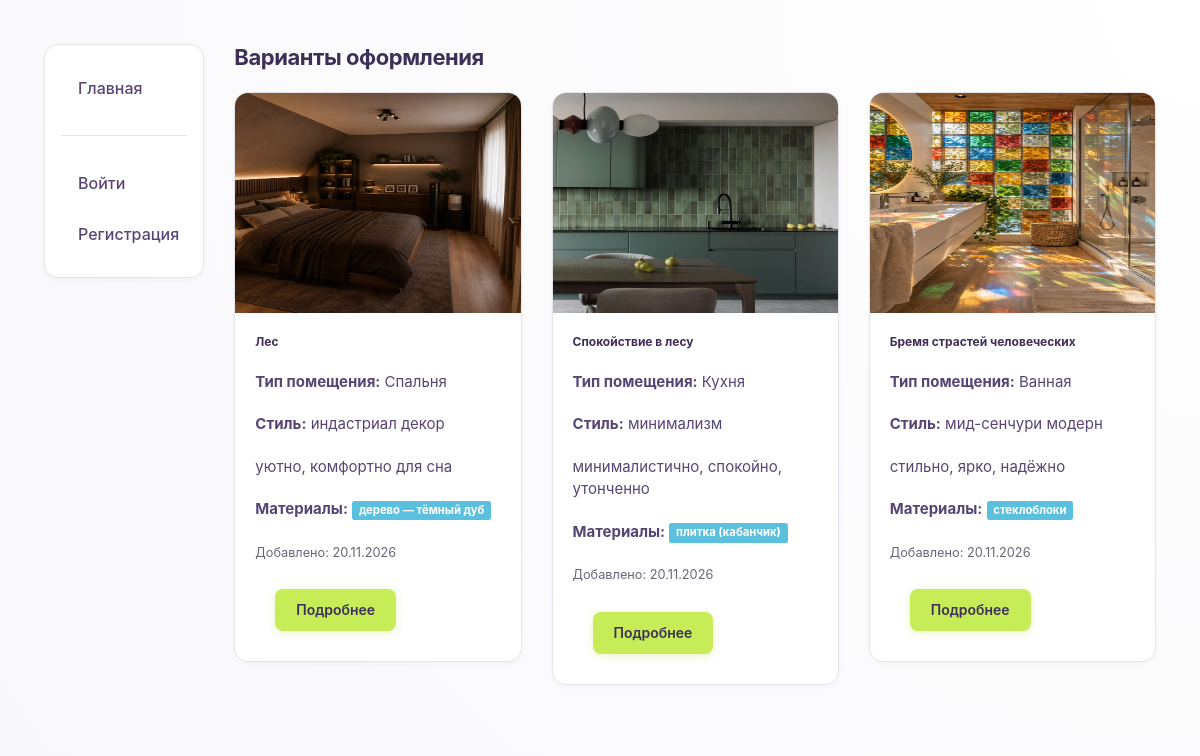
Screenshot of /proposals/ with the database file from the repository.
### studio/models.py (models this page shows, shortened)
class DesignProposal(models.Model):
    title = models.CharField(max_length=200, verbose_name="Название")
    description = models.TextField(verbose_name="Описание")
    style = models.ForeignKey(DesignStyle, on_delete=models.SET_NULL, null=True, verbose_name="Стиль")
    materials = models.ManyToManyField(Material, blank=True, verbose_name="Материалы")
    preview_image = models.ImageField(upload_to='proposals/', blank=True, verbose_name="Изображение")
    room_type = models.CharField(
        max_length=20,
        choices=[
            ('bedroom', 'Спальня'),
            ('bathroom', 'Ванная'),
            ('kitchen', 'Кухня'),
            ('living_room', 'Гостиная'),
            ('office', 'Офис'),
            ('other', 'Другое'),
        ],
        default='other',
        verbose_name="Тип помещения"
    )
    created_at = models.DateTimeField(auto_now_add=True, verbose_name="Дата создания")
    class Meta:
        ordering = ['-created_at']
        verbose_name = "Вариант оформления"
        verbose_name_plural = "Варианты оформления"
    def get_absolute_url(self):
        return reverse('proposal-detail', args=[str(self.id)])

class DesignStyle(models.Model):
    name = models.CharField(max_length=100, verbose_name="Название стиля")
    description = models.TextField(blank=True, verbose_name="Описание")
    class Meta:
        verbose_name = "Стиль оформления"
        verbose_name_plural = "Стили оформления"

class Material(models.Model):
    name = models.CharField(max_length=100, verbose_name="Название материала")
    class Meta:
        verbose_name = "Материал"
        verbose_name_plural = "Материалы"

### studio/views.py (the view)
# urls.py: path('proposals/', views.ProposalListView.as_view(), name='proposals'),
class ProposalListView(generic.ListView):
    model = DesignProposal
    template_name = 'studio/proposal_list.html'
    context_object_name = 'proposal_list'
    paginate_by = 3

### studio/templates/studio/proposal_list.html (shortened to what this page needs)
{% extends "base_generic.html" %}
{% block content %}
<h1>Варианты оформления</h1>
{% if proposal_list %}
<div class="row">
    {% for proposal in proposal_list %}
    <div class="col-md-4">
        <div class="panel panel-with-image">
            {% if proposal.preview_image %}
                <img src="{{ proposal.preview_image.url }}" alt="{{ proposal.title }}">
            {% else %}
                <div style="height: 220px; background: #FAF8FC; display: flex; align-items: center; justify-content: center; color: #6B6478;">
                    Нет изображения
                </div>
            {% endif %}
            <h3>{{ proposal.title }}</h3>
            <p><strong>Тип помещения:</strong> {{ proposal.get_room_type_display }}</p>
            {% if proposal.style %}
            <p><strong>Стиль:</strong> {{ proposal.style.name }}</p>
            {% endif %}
            <p>{{ proposal.description|truncatewords:20 }}</p>
            {% if proposal.materials.all %}
            <p><strong>Материалы:</strong>
                {% for material in proposal.materials.all %}
                    <span class="label label-info">{{ material.name }}</span>
                {% endfor %}
            </p>
            {% endif %}
            <p><small style="color: #6B6478;">Добавлено: {{ proposal.created_at|date:"d.m.Y" }}</small></p>
            <div style="margin-top: 16px;">
                <a href="{{ proposal.get_absolute_url }}" class="btn btn-primary">Подробнее</a>
            </div>
        </div>
    </div>
    {% endfor %}
</div>
{% endif %}
{% endblock %}

### studio/static/css/styles.css (style rules this page uses)
* { box-sizing: border-box; }
body { font-family: -apple-system, BlinkMacSystemFont, 'Segoe UI', 'Inter', sans-serif; background: radial-gradient(circle at top right, #ffffff, #F8F7FA); background-attachment: fixed; color: #3E2F59; font-size: 16px; line-height: 1.65; margin: 0; padding: 24px; }
h1, h2, h3 { color: #3E2F59; margin: 0 0 20px; line-height: 1.25; letter-spacing: -0.02em; font-weight: 750; }
h1 { font-size: 2.2rem; }
h3 { font-size: 1.25rem; }
a { color: #3E2F59; text-decoration: none; transition: color 0.25s ease; }
.btn { display: inline-block; padding: 10px 20px; border-radius: 8px; border: 1px solid transparent; cursor: pointer; font-size: 14px; font-weight: 600; text-decoration: none; text-align: center; margin-right: 12px; margin-bottom: 12px; transition: all 0.25s ease; }
.btn:last-child { margin-right: 0; }
.btn-primary { background: #C6ED58; color: #3E2F59; box-shadow: 0 2px 8px rgba(179, 222, 63, 0.3); }
.panel { background: #FFFFFF; border: 1px solid #E7E3EC; border-radius: 14px; padding: 24px; margin-bottom: 24px; box-shadow: 0 2px 4px rgba(62, 47, 89, 0.04); transition: box-shadow 0.25s ease; }
.panel-with-image { display: flex; flex-direction: column; border-top: 1px solid #E7E3EC; padding: 0; overflow: hidden; }
.panel-with-image img { width: 100%; height: 220px; display: block; }
.panel-with-image h3, .panel-with-image p, .panel-with-image div { font-size: 15px; font-weight: 400; color: #564575; line-height: 1.5; margin: 10px 20px; text-transform: none; letter-spacing: normal; }
.panel-with-image h3 { font-size: 1.2rem; font-weight: 750; color: #3E2F59; margin-top: 20px; }
.panel-with-image .btn { margin: auto 20px 20px 20px; align-self: flex-start; }
.panel { animation: fadeIn 0.4s ease; }

### rows the page displays
DesignProposal: preview_image (picture), title "Лес", room_type "Спальня", style.name "индастриал декор", description "уютно, комфортно для сна", created_at "20.11.2026"
Material: name "дерево — тёмный дуб"
DesignProposal: preview_image (picture), title "Спокойствие в лесу", room_type "Кухня", style.name "минимализм", description "минималистично, спокойно, утонченно", created_at "20.11.2026"
Material: name "плитка (кабанчик)"
DesignProposal: preview_image (picture), title "Бремя страстей человеческих", room_type "Ванная", style.name "мид-сенчури модерн", description "стильно, ярко, надёжно", created_at "20.11.2026"
Material: name "стеклоблоки"
